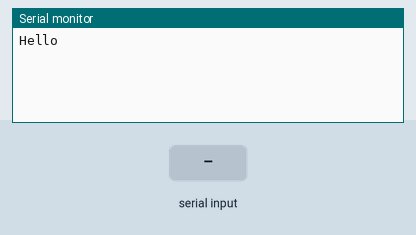
Bench run of a sketch on a simulated Arduino Uno, built with avr-gcc and run on an emulated ATmega328P. On the bench: the last lines printed to the serial monitor. Inputs (shaded band) come from the test bench.

Above: at 1.2 s.
1.3 s: "1" received over the second serial link
At 2.5 s:
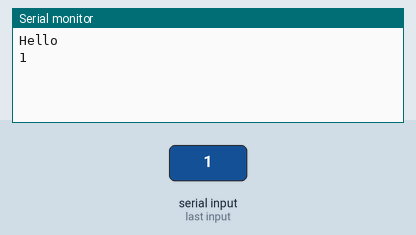
2.8 s: "0" received over the second serial link
At 3.8 s:
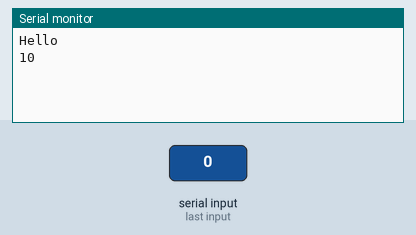

Measured:
- after the input at 1.3 s, the serial monitor: prints a new line at once (image 1)
- after the input at 2.8 s, the serial monitor: prints a new line at once (image 2)

The sketch:

chat.ino
```cpp
#include <SoftwareSerial.h>
SoftwareSerial mySerial(2, 3);

void setup() {
  Serial.begin(9600);
  while (!Serial) {}
  Serial.println("Hello");

  mySerial.begin(9600);
  while (!mySerial) {}
  mySerial.println("World");
}

void loop() {
  if (mySerial.available()){
    Serial.write(mySerial.read());
  }
  if (Serial.available()){
    mySerial.write(Serial.read());
  }
}
```
